Frame 1 (no input): blank canvas, image omitted
Frame 60 (the mouse pressed at the canvas centre just before this capture): blank canvas, image omitted
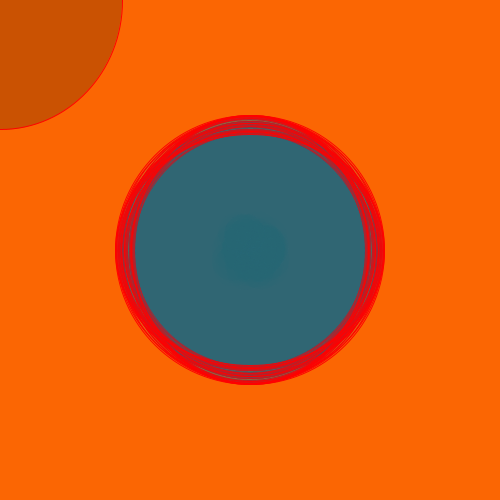
Frame 120 (the mouse held since frame 60 and released just before this capture)

The Processing sketch whose frames 1 and 60 were blank and that drew this single picture after the mouse press (run headless with seeded random() and noise(); from frame 60 on, the mouse is pressed at the canvas centre):

// Processing sketch: processing_2447
// ── processing_2447.pde

boolean isDrawing = false;

//this is the setup wrapper. Anything in here happens once at the start of the program.

void setup() {
  size(500,500); //this is the size
  background(#fb6603); //this sets the background colour
  smooth();//this turns on smoothing to make the line smooth
  fill(0,0,0,50);
  
  
};

//this is the draw wrapper. Anything in here happens once per frame. 

void draw(){
  
 if (isDrawing){
  
  stroke(255,0,0,250);
  ellipse(pmouseX,pmouseY,mouseX - random(-20,20),mouseY - random(-20,20));
  noStroke();
  fill(13,93,119,10);
  ellipse(mouseX - random(-20,20),mouseY - random(-20,20),40,40);
  
 };
  
};


void mousePressed(){
  isDrawing = !isDrawing;
};
